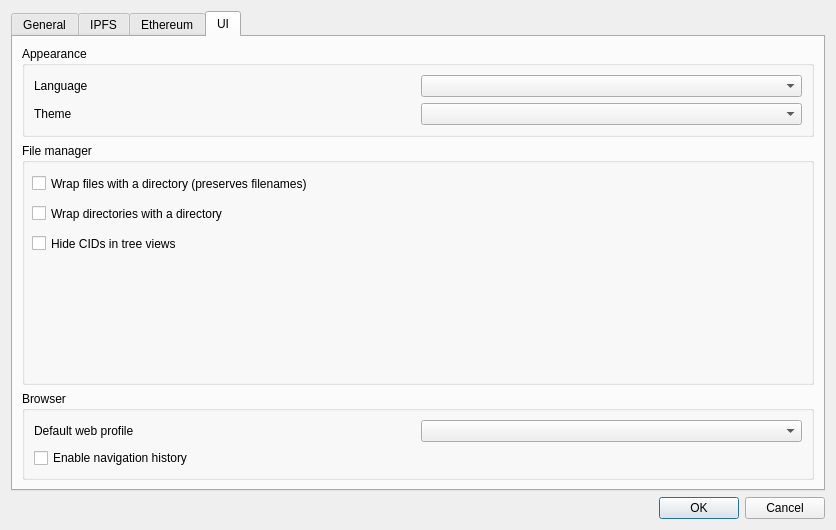
<?xml version="1.0" encoding="UTF-8"?>
<ui version="4.0">
 <class>SettingsDialogForm</class>
 <widget class="QDialog" name="SettingsDialogForm">
  <property name="geometry">
   <rect>
    <x>0</x>
    <y>0</y>
    <width>836</width>
    <height>530</height>
   </rect>
  </property>
  <property name="windowTitle">
   <string>Settings</string>
  </property>
  <property name="windowIcon">
   <iconset resource="../galacteek.qrc">
    <normaloff>:/share/icons/settings.png</normaloff>:/share/icons/settings.png</iconset>
  </property>
  <layout class="QVBoxLayout" name="verticalLayout">
   <item>
    <widget class="QTabWidget" name="tabWidget">
     <property name="currentIndex">
      <number>3</number>
     </property>
     <widget class="QWidget" name="tab">
      <attribute name="title">
       <string>General</string>
      </attribute>
      <layout class="QGridLayout" name="gridLayout_4">
       <item row="1" column="1" colspan="2">
        <widget class="QLineEdit" name="home">
         <property name="minimumSize">
          <size>
           <width>400</width>
           <height>0</height>
          </size>
         </property>
        </widget>
       </item>
       <item row="1" column="0">
        <widget class="QLabel" name="label_3">
         <property name="text">
          <string>Home:</string>
         </property>
         <property name="alignment">
          <set>Qt::AlignRight|Qt::AlignTrailing|Qt::AlignVCenter</set>
         </property>
        </widget>
       </item>
       <item row="6" column="1" colspan="2">
        <spacer>
         <property name="orientation">
          <enum>Qt::Vertical</enum>
         </property>
         <property name="sizeHint" stdset="0">
          <size>
           <width>391</width>
           <height>262</height>
          </size>
         </property>
        </spacer>
       </item>
       <item row="5" column="1">
        <widget class="QPushButton" name="changeDownloadsPathButton">
         <property name="maximumSize">
          <size>
           <width>200</width>
           <height>16777215</height>
          </size>
         </property>
         <property name="text">
          <string>Change directory</string>
         </property>
        </widget>
       </item>
       <item row="4" column="0">
        <widget class="QLabel" name="label_7">
         <property name="text">
          <string>Save downloads to:</string>
         </property>
         <property name="alignment">
          <set>Qt::AlignRight|Qt::AlignTrailing|Qt::AlignVCenter</set>
         </property>
        </widget>
       </item>
       <item row="4" column="1" colspan="2">
        <widget class="QLineEdit" name="downloadsLocation"/>
       </item>
      </layout>
     </widget>
     <widget class="QWidget" name="tab_6">
      <attribute name="icon">
       <iconset resource="../galacteek.qrc">
        <normaloff>:/share/icons/stroke-cube.png</normaloff>:/share/icons/stroke-cube.png</iconset>
      </attribute>
      <attribute name="title">
       <string>IPFS</string>
      </attribute>
      <layout class="QVBoxLayout" name="verticalLayout_4">
       <item>
        <layout class="QVBoxLayout" name="verticalLayout_5">
         <property name="sizeConstraint">
          <enum>QLayout::SetNoConstraint</enum>
         </property>
         <item>
          <widget class="QGroupBox" name="groupBoxDaemon">
           <property name="minimumSize">
            <size>
             <width>0</width>
             <height>50</height>
            </size>
           </property>
           <property name="title">
            <string>Spawn IPFS daemon and use as transport</string>
           </property>
           <property name="checkable">
            <bool>true</bool>
           </property>
           <layout class="QGridLayout" name="gridLayout_5">
            <item row="1" column="3">
             <widget class="QSpinBox" name="ipfsdGwPort">
              <property name="maximumSize">
               <size>
                <width>100</width>
                <height>16777215</height>
               </size>
              </property>
              <property name="minimum">
               <number>1024</number>
              </property>
              <property name="maximum">
               <number>32768</number>
              </property>
             </widget>
            </item>
            <item row="8" column="1">
             <widget class="QComboBox" name="pubsubRoutingMode">
              <property name="toolTip">
               <string>&lt;html&gt;&lt;head/&gt;&lt;body&gt;&lt;p&gt;Pusub routing mode (gossipsub is more bandwidth-efficient)&lt;/p&gt;&lt;/body&gt;&lt;/html&gt;</string>
              </property>
             </widget>
            </item>
            <item row="1" column="0">
             <widget class="QLabel" name="label_20">
              <property name="text">
               <string>Swarm port (QUIC)</string>
              </property>
             </widget>
            </item>
            <item row="4" column="1">
             <widget class="QSpinBox" name="swarmMinConns">
              <property name="minimum">
               <number>20</number>
              </property>
              <property name="maximum">
               <number>1000</number>
              </property>
              <property name="singleStep">
               <number>5</number>
              </property>
             </widget>
            </item>
            <item row="1" column="2">
             <widget class="QLabel" name="label_17">
              <property name="text">
               <string>HTTP gateway port</string>
              </property>
             </widget>
            </item>
            <item row="8" column="0">
             <widget class="QLabel" name="label_13">
              <property name="text">
               <string>Pubsub routing</string>
              </property>
             </widget>
            </item>
            <item row="7" column="1">
             <widget class="QComboBox" name="routingMode">
              <property name="toolTip">
               <string>&lt;html&gt;&lt;head/&gt;&lt;body&gt;&lt;p&gt;Routing mode (dht is the default, dhtclient does not act as a full node on the DHT)&lt;/p&gt;&lt;/body&gt;&lt;/html&gt;</string>
              </property>
              <item>
               <property name="text">
                <string>dht</string>
               </property>
              </item>
              <item>
               <property name="text">
                <string>dhtclient</string>
               </property>
              </item>
             </widget>
            </item>
            <item row="1" column="1">
             <widget class="QSpinBox" name="ipfsdSwarmPortQuic">
              <property name="minimum">
               <number>1024</number>
              </property>
              <property name="maximum">
               <number>32768</number>
              </property>
             </widget>
            </item>
            <item row="5" column="2">
             <widget class="QCheckBox" name="writableHttpGw">
              <property name="text">
               <string>Writable HTTP gateway</string>
              </property>
             </widget>
            </item>
            <item row="3" column="0" colspan="4">
             <widget class="Line" name="line">
              <property name="orientation">
               <enum>Qt::Horizontal</enum>
              </property>
             </widget>
            </item>
            <item row="4" column="0">
             <widget class="QLabel" name="label_18">
              <property name="text">
               <string>Minimum swarm connections</string>
              </property>
             </widget>
            </item>
            <item row="0" column="3">
             <widget class="QSpinBox" name="ipfsdApiPort">
              <property name="maximumSize">
               <size>
                <width>100</width>
                <height>16777215</height>
               </size>
              </property>
              <property name="minimum">
               <number>1024</number>
              </property>
              <property name="maximum">
               <number>32768</number>
              </property>
             </widget>
            </item>
            <item row="7" column="0">
             <widget class="QLabel" name="label_8">
              <property name="text">
               <string>Routing mode</string>
              </property>
             </widget>
            </item>
            <item row="0" column="1">
             <widget class="QSpinBox" name="ipfsdSwarmPort">
              <property name="maximumSize">
               <size>
                <width>100</width>
                <height>16777215</height>
               </size>
              </property>
              <property name="minimum">
               <number>1024</number>
              </property>
              <property name="maximum">
               <number>32768</number>
              </property>
             </widget>
            </item>
            <item row="8" column="2">
             <widget class="QCheckBox" name="fileStore">
              <property name="toolTip">
               <string>&lt;html&gt;&lt;head/&gt;&lt;body&gt;&lt;p&gt;Use the IPFS Filestore system (avoids file duplication)&lt;/p&gt;&lt;/body&gt;&lt;/html&gt;</string>
              </property>
              <property name="text">
               <string>Enable Filestore</string>
              </property>
             </widget>
            </item>
            <item row="5" column="1">
             <widget class="QSpinBox" name="swarmMaxConns">
              <property name="minimum">
               <number>150</number>
              </property>
              <property name="maximum">
               <number>2000</number>
              </property>
              <property name="singleStep">
               <number>5</number>
              </property>
             </widget>
            </item>
            <item row="4" column="2">
             <widget class="QLabel" name="label_5">
              <property name="text">
               <string>Maximum storage (Gb)</string>
              </property>
             </widget>
            </item>
            <item row="4" column="3">
             <widget class="QSpinBox" name="storageMax">
              <property name="minimum">
               <number>5</number>
              </property>
              <property name="maximum">
               <number>2048</number>
              </property>
             </widget>
            </item>
            <item row="5" column="0">
             <widget class="QLabel" name="label_19">
              <property name="text">
               <string>Maximum swarm connections</string>
              </property>
             </widget>
            </item>
            <item row="0" column="0">
             <widget class="QLabel" name="label_14">
              <property name="text">
               <string>Swarm port</string>
              </property>
             </widget>
            </item>
            <item row="9" column="2">
             <widget class="QLabel" name="label_9">
              <property name="text">
               <string/>
              </property>
             </widget>
            </item>
            <item row="0" column="2">
             <widget class="QLabel" name="label_15">
              <property name="text">
               <string>API port</string>
              </property>
             </widget>
            </item>
            <item row="7" column="2">
             <widget class="QCheckBox" name="namesysPubsub">
              <property name="toolTip">
               <string>&lt;html&gt;&lt;head/&gt;&lt;body&gt;&lt;p&gt;Enable IPNS over pubsub (updating of IPNS records over pubsub channels)&lt;/p&gt;&lt;/body&gt;&lt;/html&gt;</string>
              </property>
              <property name="text">
               <string>Enable IPNS over Pubsub</string>
              </property>
             </widget>
            </item>
            <item row="2" column="0">
             <widget class="QCheckBox" name="checkBoxQuic">
              <property name="text">
               <string>Swarm: enable QUIC</string>
              </property>
             </widget>
            </item>
            <item row="9" column="0">
             <widget class="QCheckBox" name="keepDaemonRunning">
              <property name="toolTip">
               <string>&lt;html&gt;&lt;head/&gt;&lt;body&gt;&lt;p&gt;Always keep the IPFS daemon running.&lt;/p&gt;&lt;p&gt;This ensures that your files are still accessible even when galacteek is not running.&lt;/p&gt;&lt;/body&gt;&lt;/html&gt;</string>
              </property>
              <property name="text">
               <string>Keep IPFS daemon running</string>
              </property>
             </widget>
            </item>
           </layout>
          </widget>
         </item>
         <item>
          <widget class="QGroupBox" name="groupBoxIpfsConn">
           <property name="enabled">
            <bool>true</bool>
           </property>
           <property name="minimumSize">
            <size>
             <width>0</width>
             <height>50</height>
            </size>
           </property>
           <property name="title">
            <string>Use a custom IPFS daemon</string>
           </property>
           <property name="flat">
            <bool>false</bool>
           </property>
           <property name="checkable">
            <bool>false</bool>
           </property>
           <property name="checked">
            <bool>false</bool>
           </property>
           <layout class="QFormLayout" name="formLayout_3">
            <item row="0" column="0">
             <widget class="QLabel" name="label_2">
              <property name="text">
               <string>Host</string>
              </property>
             </widget>
            </item>
            <item row="0" column="1">
             <widget class="QLineEdit" name="customIpfsHost">
              <property name="maximumSize">
               <size>
                <width>300</width>
                <height>16777215</height>
               </size>
              </property>
             </widget>
            </item>
            <item row="1" column="0">
             <widget class="QLabel" name="label_16">
              <property name="text">
               <string>API port</string>
              </property>
             </widget>
            </item>
            <item row="1" column="1">
             <widget class="QSpinBox" name="customIpfsApiPort">
              <property name="maximumSize">
               <size>
                <width>100</width>
                <height>16777215</height>
               </size>
              </property>
              <property name="minimum">
               <number>1024</number>
              </property>
              <property name="maximum">
               <number>32768</number>
              </property>
             </widget>
            </item>
            <item row="2" column="0">
             <widget class="QLabel" name="label">
              <property name="text">
               <string>HTTP gateway port</string>
              </property>
             </widget>
            </item>
            <item row="2" column="1">
             <widget class="QSpinBox" name="customIpfsGwPort">
              <property name="maximumSize">
               <size>
                <width>100</width>
                <height>16777215</height>
               </size>
              </property>
              <property name="minimum">
               <number>1024</number>
              </property>
              <property name="maximum">
               <number>32768</number>
              </property>
             </widget>
            </item>
           </layout>
          </widget>
         </item>
        </layout>
       </item>
       <item>
        <layout class="QHBoxLayout" name="horizontalLayout_3">
         <item>
          <widget class="QLabel" name="label_4">
           <property name="maximumSize">
            <size>
             <width>721</width>
             <height>145</height>
            </size>
           </property>
           <property name="font">
            <font>
             <weight>75</weight>
             <bold>true</bold>
            </font>
           </property>
           <property name="text">
            <string>Restart the application after changing the IPFS connection settings.</string>
           </property>
          </widget>
         </item>
        </layout>
       </item>
      </layout>
     </widget>
     <widget class="QWidget" name="tab_3">
      <attribute name="icon">
       <iconset resource="../galacteek.qrc">
        <normaloff>:/share/icons/ethereum.png</normaloff>:/share/icons/ethereum.png</iconset>
      </attribute>
      <attribute name="title">
       <string>Ethereum</string>
      </attribute>
      <layout class="QVBoxLayout" name="verticalLayout_3">
       <item>
        <layout class="QVBoxLayout" name="verticalLayout_2">
         <item>
          <widget class="QGroupBox" name="groupBoxEth">
           <property name="title">
            <string>Enable Ethereum connector</string>
           </property>
           <property name="checkable">
            <bool>true</bool>
           </property>
           <property name="checked">
            <bool>false</bool>
           </property>
           <layout class="QGridLayout" name="gridLayout_8">
            <item row="0" column="0">
             <layout class="QGridLayout" name="gridLayout_7">
              <item row="0" column="0">
               <widget class="QLabel" name="label_10">
                <property name="text">
                 <string>Provider type</string>
                </property>
               </widget>
              </item>
             </layout>
            </item>
            <item row="0" column="1" alignment="Qt::AlignRight">
             <widget class="QComboBox" name="ethProvType">
              <property name="maximumSize">
               <size>
                <width>500</width>
                <height>16777215</height>
               </size>
              </property>
              <item>
               <property name="text">
                <string>http</string>
               </property>
              </item>
              <item>
               <property name="text">
                <string>websocket</string>
               </property>
              </item>
             </widget>
            </item>
            <item row="1" column="0">
             <widget class="QLabel" name="label_11">
              <property name="text">
               <string>RPC URL</string>
              </property>
             </widget>
            </item>
            <item row="1" column="1">
             <widget class="QLineEdit" name="ethRpcUrl">
              <property name="maximumSize">
               <size>
                <width>500</width>
                <height>16777215</height>
               </size>
              </property>
             </widget>
            </item>
           </layout>
          </widget>
         </item>
        </layout>
       </item>
       <item>
        <spacer name="verticalSpacer">
         <property name="orientation">
          <enum>Qt::Vertical</enum>
         </property>
         <property name="sizeHint" stdset="0">
          <size>
           <width>20</width>
           <height>40</height>
          </size>
         </property>
        </spacer>
       </item>
      </layout>
     </widget>
     <widget class="QWidget" name="tab_2">
      <attribute name="icon">
       <iconset resource="../galacteek.qrc">
        <normaloff>:/share/icons/window.png</normaloff>:/share/icons/window.png</iconset>
      </attribute>
      <attribute name="title">
       <string>UI</string>
      </attribute>
      <layout class="QGridLayout" name="gridLayout_2">
       <item row="2" column="0">
        <widget class="QGroupBox" name="groupBox_3">
         <property name="title">
          <string>Browser</string>
         </property>
         <layout class="QGridLayout" name="gridLayout_6">
          <item row="0" column="0">
           <layout class="QGridLayout" name="gridLayout_3">
            <item row="1" column="0">
             <widget class="QCheckBox" name="urlHistoryEnable">
              <property name="text">
               <string>Enable navigation history</string>
              </property>
             </widget>
            </item>
            <item row="0" column="0">
             <widget class="QLabel" name="label_12">
              <property name="text">
               <string>Default web profile</string>
              </property>
             </widget>
            </item>
            <item row="0" column="1">
             <widget class="QComboBox" name="comboDefaultWebProfile"/>
            </item>
           </layout>
          </item>
         </layout>
        </widget>
       </item>
       <item row="1" column="0">
        <layout class="QGridLayout" name="gridLayout">
         <item row="0" column="0">
          <widget class="QGroupBox" name="groupBox">
           <property name="sizePolicy">
            <sizepolicy hsizetype="Preferred" vsizetype="Expanding">
             <horstretch>0</horstretch>
             <verstretch>0</verstretch>
            </sizepolicy>
           </property>
           <property name="title">
            <string>File manager</string>
           </property>
           <widget class="QCheckBox" name="wrapFiles">
            <property name="geometry">
             <rect>
              <x>10</x>
              <y>30</y>
              <width>661</width>
              <height>21</height>
             </rect>
            </property>
            <property name="text">
             <string>Wrap files with a directory (preserves filenames)</string>
            </property>
           </widget>
           <widget class="QCheckBox" name="wrapDirectories">
            <property name="geometry">
             <rect>
              <x>10</x>
              <y>60</y>
              <width>661</width>
              <height>21</height>
             </rect>
            </property>
            <property name="text">
             <string>Wrap directories with a directory</string>
            </property>
           </widget>
           <widget class="QCheckBox" name="hideHashes">
            <property name="geometry">
             <rect>
              <x>10</x>
              <y>90</y>
              <width>661</width>
              <height>21</height>
             </rect>
            </property>
            <property name="text">
             <string>Hide CIDs in tree views</string>
            </property>
           </widget>
          </widget>
         </item>
        </layout>
       </item>
       <item row="0" column="0">
        <widget class="QGroupBox" name="groupBox_4">
         <property name="title">
          <string>Appearance</string>
         </property>
         <layout class="QGridLayout" name="gridLayout_10">
          <item row="0" column="0">
           <layout class="QGridLayout" name="gridLayout_9">
            <item row="1" column="1">
             <widget class="QComboBox" name="language"/>
            </item>
            <item row="1" column="0">
             <widget class="QLabel" name="label_6">
              <property name="text">
               <string>Language</string>
              </property>
             </widget>
            </item>
            <item row="2" column="1">
             <widget class="QComboBox" name="themeCombo"/>
            </item>
            <item row="2" column="0">
             <widget class="QLabel" name="label_21">
              <property name="text">
               <string>Theme</string>
              </property>
             </widget>
            </item>
           </layout>
          </item>
         </layout>
        </widget>
       </item>
      </layout>
     </widget>
    </widget>
   </item>
   <item>
    <widget class="QDialogButtonBox" name="buttonBox">
     <property name="orientation">
      <enum>Qt::Horizontal</enum>
     </property>
     <property name="standardButtons">
      <set>QDialogButtonBox::Cancel|QDialogButtonBox::Ok</set>
     </property>
    </widget>
   </item>
  </layout>
 </widget>
 <resources>
  <include location="../galacteek.qrc"/>
 </resources>
 <connections>
  <connection>
   <sender>buttonBox</sender>
   <signal>accepted()</signal>
   <receiver>SettingsDialogForm</receiver>
   <slot>accept()</slot>
   <hints>
    <hint type="sourcelabel">
     <x>248</x>
     <y>254</y>
    </hint>
    <hint type="destinationlabel">
     <x>157</x>
     <y>274</y>
    </hint>
   </hints>
  </connection>
  <connection>
   <sender>buttonBox</sender>
   <signal>rejected()</signal>
   <receiver>SettingsDialogForm</receiver>
   <slot>reject()</slot>
   <hints>
    <hint type="sourcelabel">
     <x>316</x>
     <y>260</y>
    </hint>
    <hint type="destinationlabel">
     <x>286</x>
     <y>274</y>
    </hint>
   </hints>
  </connection>
 </connections>
</ui>
